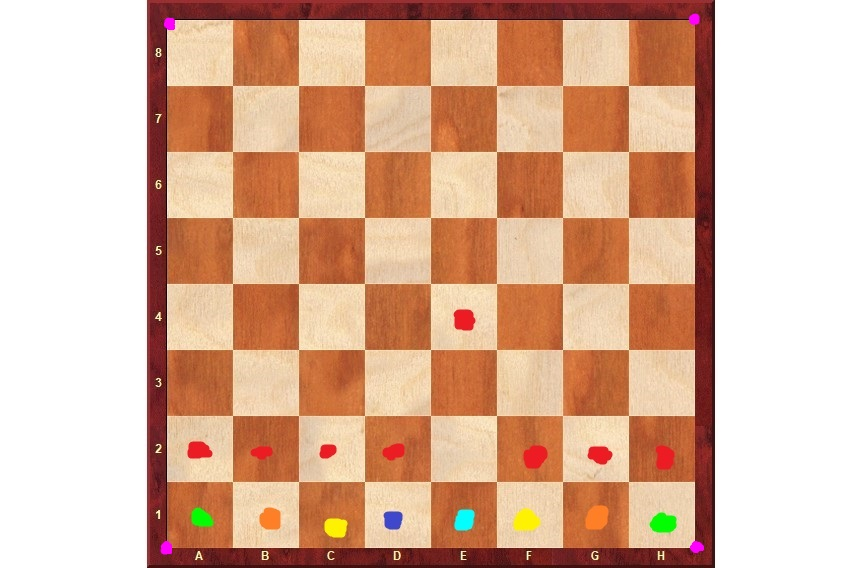
#> input picture pictures/game_2.jpg, 862 x 568 px
$ python detect_blobs.py
#> lines starting #> are read from the running program, lines starting #| are printed output that depends on the picture; after the words box and inside, x2 and y2 are one past the last pixel; in counts of white or black regions, pixels touching at a corner belong together
# Program should take in a string for color and output a list
#
#  of points where a blob of that color appears
#
# There are 6 unique chess pieces, so there should be at least 6 colors hardcoded
# There should probably be more. I might use color to outline the corners of the board
#
# White and black pieces don't need different color schemes because we always know whose turn it is
#
# Colors: green, cyan, indigo, pink, yellow, orange, red
#
# Color upper and lower values should be stored as a list
# Masks, masked images, and thresholded images should also be stored in a list inthe same order
#
# For consistency, everything should be stored in ROYGBIV format but with pink as violet
#  and cyan as blue
#
# Lists might be more trouble than they're worth. Come back to it
#
#
import cv2 as cv
import numpy as np

# import overhead picture of board
board = cv.imread('pictures/game_2.jpg')
#> board is the input picture: shape (568, 862, 3); mean B, G, R 155.2, 179.2, 219.4

# convert board image to HSV
boardHSV = cv.cvtColor(board, cv.COLOR_BGR2HSV)
#> boardHSV: shape (568, 862, 3); mean H, S, V 14.3, 88.5, 220


# HSV color bounds for green blobs
green_lower = np.array([40, 40,40])
green_upper = np.array([70,255,255])

# HSV color bounds for cyan blobs
cyan_lower = np.array([80,40,40])
cyan_upper = np.array([100,255,255])

# HSV color bounds for indigo blobs
indigo_lower = np.array([100,40,40])
indigo_upper = np.array([135,255,255])

# HSV color bounds for pink blobs
pink_lower = np.array([140,40,40])
pink_upper = np.array([169,255,255])

# HSV color bounds for yellow blobs
yellow_lower = np.array([25,40,40])
yellow_upper = np.array([35,255,255])

# HSV color bounds for orange blobs
orange_lower = np.array([11,200,150])
orange_upper = np.array([24,255,255])

# HSV color bounds for red blobs
red_lower = np.array([170,200,40])
red_upper = np.array([180,255,255])

# A 2D list to hold the pairs of color bounds for each of the 7 colors
colorBounds = [
    [red_lower,red_upper],
    [orange_lower,orange_upper],
    [yellow_lower,yellow_upper],
    [green_lower,green_upper],
    [cyan_lower, cyan_upper],
    [indigo_lower, indigo_upper],
    [pink_lower,pink_upper]
    ]

#A list to hold masks for each of the 7 colors in ROYGBIV format
colorMasks = []
# Creates a mask for each color and appends the mask to colorMasks
for bounds in colorBounds:
    colorMasks.append(cv.inRange(boardHSV, bounds[0], bounds[1]))
#> after the loop, colorMasks = 7 items

# A list to hold the image with each color mask applied
maskedImages = []

# Creates a masked image of the board that only contains the blobs of each color
#   and appends the image to maskedImages
for colorMask in colorMasks:
    maskedImages.append(cv.bitwise_and(board, board, mask = colorMask))
#> this loop made 7 passes
#> after the loop, maskedImages = 7 items

# A list to hold the thresholded image of the blobs of each color
blobImages = []

# Converts the masked images to greyscale, performs a binary threshold,
#  and appends the thresholded 'blob' image to blobImages
for maskedImage in maskedImages:
    # converts masked image to greyscale
    grey = cv.cvtColor(maskedImage, cv.COLOR_BGR2GRAY)
    # does an inversed binary threshold of the greyscale masked image
    # threshold is inverted because blob detector works best on black blobs on white
    threshold, blobImage = cv.threshold(grey, 55, 255, cv.THRESH_BINARY_INV)
    #blobImage = cv.adaptiveThreshold(grey, 255, cv.ADAPTIVE_THRESH_MEAN_C,
    #     cv.THRESH_BINARY, 11, 3)
    blobImages.append(blobImage)
#> this loop made 7 passes
#> pass 1, `grey = cv.cvtColor(maskedImage, cv.COLOR_BGR2GRAY)`:
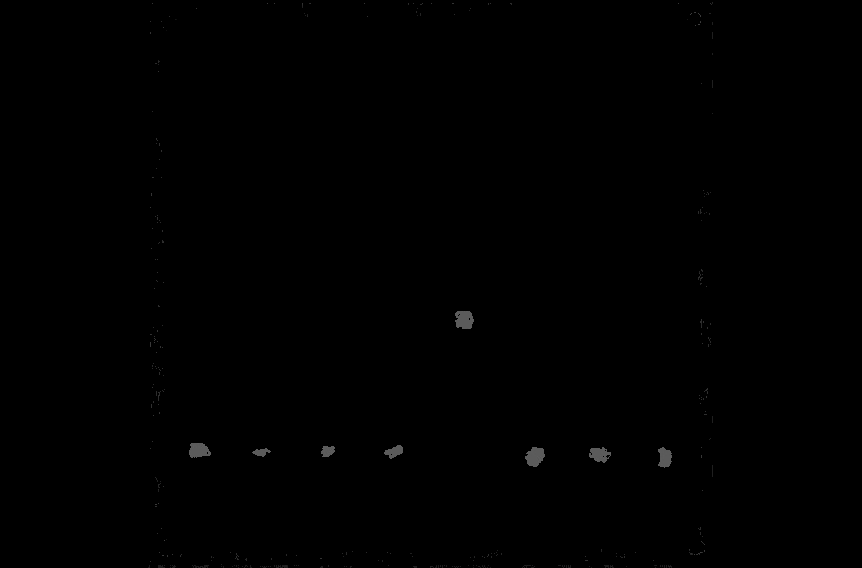
#> grey: shape (568, 862); min 0, max 97, mean 0.4
#> pass 1, `threshold, blobImage = cv.threshold(grey, 55, 255, cv.THRESH_BINARY_INV)`:
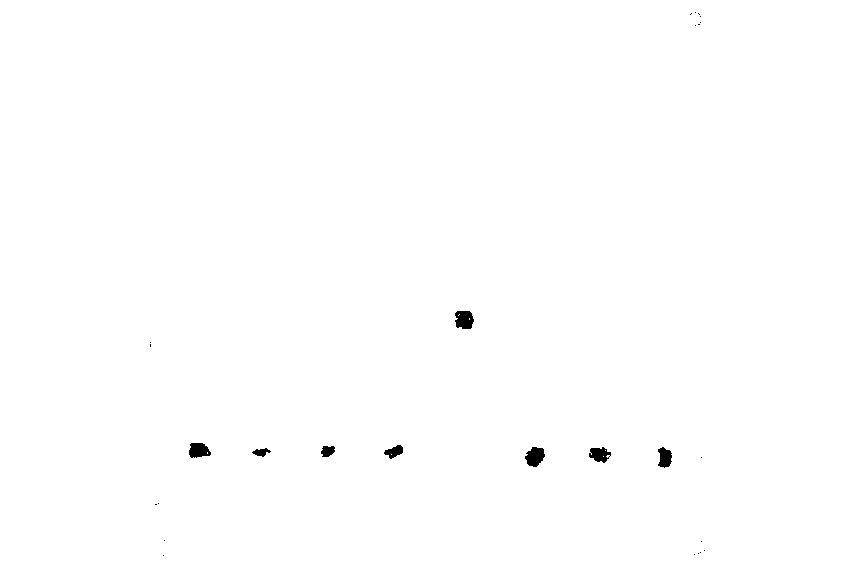
#> blobImage: shape (568, 862); 99.7% white; 27 black regions (19 under 20 px), largest, box (x1, y1, x2, y2) and area: (455, 311, 474, 329) 282, (525, 447, 545, 467) 282, (189, 443, 211, 458) 253
#> pass 2, `threshold, blobImage = cv.threshold(grey, 55, 255, cv.THRESH_BINARY_INV)`:
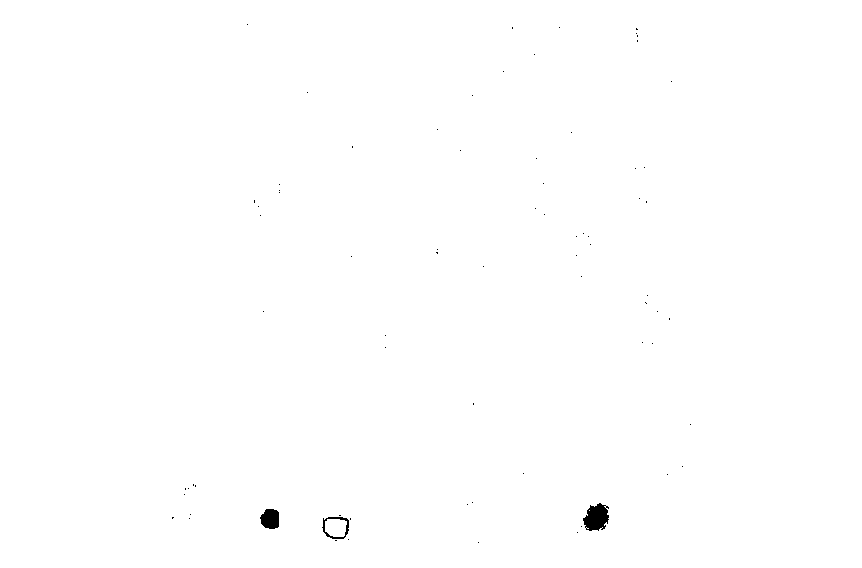
#> blobImage: shape (568, 862); 99.8% white; 74 black regions (71 under 20 px), largest, box (x1, y1, x2, y2) and area: (583, 503, 609, 531) 514, (260, 509, 279, 529) 311, (322, 517, 349, 539) 163
#> after the loop, blobImages = 7 items


##############################################################
# Setup SimpleBlobDetector parameters.
params = cv.SimpleBlobDetector_Params()

# Change thresholds
params.minThreshold = 50
params.maxThreshold = 200

# Filter by Area.
params.filterByArea = True
params.minArea = 100

# Filter by Circularity
params.filterByCircularity = False
params.minCircularity = 0.1

# Filter by Convexity
params.filterByConvexity = False
params.minConvexity = 0.87

# Filter by Inertia
params.filterByInertia = False
params.minInertiaRatio = 0.01

# Create a detector with the parameters
detector = cv.SimpleBlobDetector_create(params)
##############################################################

# A list to hold the key points for each color given by detector.detect()
keyPointsList = []
for blobImage in blobImages:
    keyPointsList.append(detector.detect(blobImage))
#> after the loop, keyPointsList = 7 items

# Draw detected blobs as red circles.
# cv2.DRAW_MATCHES_FLAGS_DRAW_RICH_KEYPOINTS ensures
# the size of the circle corresponds to the size of blob

# A list to store images of the board with the blobs of each color highlighted
#  with a red circle depending on the blob size, one image per color
boardsWithKeypoints = []

for keyPoints in keyPointsList:
    boardsWithKeypoints.append(cv.drawKeypoints(board, keyPoints, np.array([]), (0,0,0), cv.DRAW_MATCHES_FLAGS_DRAW_RICH_KEYPOINTS))
#> this loop made 7 passes
#> keyPoints on passes 2, 4, 5, 6: 2 keypoints; (x, y, size): (596, 517, 26.5), (270, 519, 21), 2 keypoints; (x, y, size): (663, 523, 26), (201, 518, 22), 1 keypoints; (x, y, size): (464, 520, 21.6), 1 keypoints; (x, y, size): (393, 520, 20.9)
#> after the loop, boardsWithKeypoints = 7 items


#given a color 0-6 in ROYGBIV format, getBlobPoints returns the locations (centerpoints) of all the blobs of that color
def getBlobPoints(color):
    points = []
    for keyPoint in keyPointsList[color]:
        x = keyPoint.pt[0]
        y = keyPoint.pt[1]
        point = [x,y]
        points.append(point)
    return points


# [11 lines of commented-out code are left out]


cv.waitKey(0)
